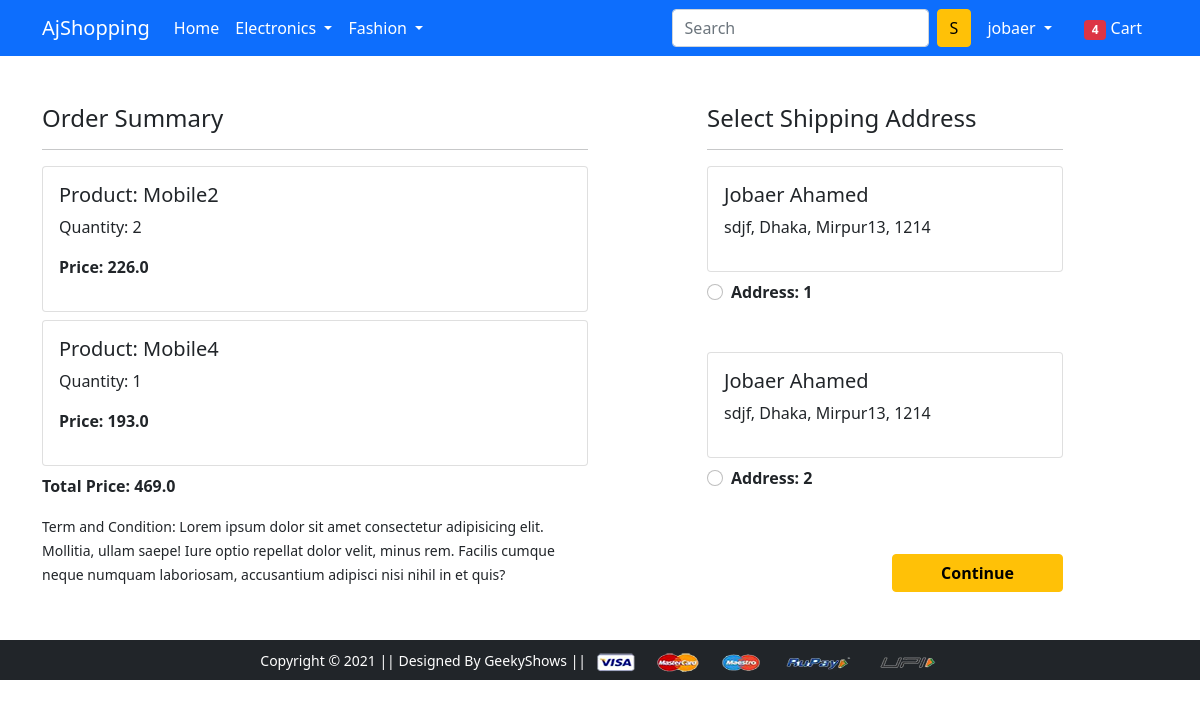
Screenshot of /checkout/ (signed in) with the database file from the repository.
### app/models.py (models this page shows, shortened)
class Cart(models.Model):
    user = models.ForeignKey(User, on_delete=models.CASCADE)
    product = models.ForeignKey(Product, on_delete=models.CASCADE)
    quantity = models.PositiveIntegerField(default=1)
    def __str__(self):
        return str(self.id)
    @property
    def total_price(self):
        return self.quantity * self.product.selling_price

class Product(models.Model):
    title = models.CharField(max_length=100)
    selling_price = models.FloatField()
    discounted_price = models.FloatField()
    description = models.TextField()
    brand = models.CharField(max_length = 100)
    category = models.CharField(max_length=2,choices = BRAND_CHOICES)
    image = models.ImageField(upload_to='productimg')

class Customer(models.Model):
    user = models.ForeignKey(User, on_delete = models.CASCADE)
    name = models.CharField(max_length=150)
    locality = models.CharField(max_length = 200)
    city = models.CharField(max_length=200)
    zipcode = models.IntegerField()
    state = models.CharField(choices = STATE_CHOICES, max_length=80)

### app/views.py (the view)
# urls.py: path('checkout/', views.checkout, name='checkout'),
def checkout(request):
 user  = request.user
 address = Customer.objects.filter(user = user)
 cart_item = Cart.objects.filter(user = user )
 print(cart_item)
 amount = 0.0
 shipping_amount =50.0
 total_amount = 0.0
 cart_product = [p for p in Cart.objects.filter(user = request.user)]
 price=[]
 if cart_product:
   for p in cart_product:
      tempamount = (p.quantity * p.product.selling_price)
      price.append(tempamount)
      amount+=tempamount
 total_amount= amount+shipping_amount
 return render(request, 'app/checkout.html', {'address':address, 'totalamount':total_amount,'cart_item':cart_item,'price':price})

### app/templates/app/checkout.html (shortened to what this page needs)
{% extends 'app/base.html' %}
{% load static %}
{% block main-content %}
<div class="container">
 <div class="row mt-5">
  <div class="col-sm-6">
    <h4>Order Summary</h4>
    <hr>
     {%for item in cart_item %}
      <div class="card mb-2">
        <div class="card-body">
          <h5>Product: {{item.product.title}}</h5>
          <p>Quantity: {{item.quantity}}</p>
          <p class="fw-bold">Price: {{ item.total_price}}</p>
        </div>
      </div>
      {%endfor%}
      <p class="fw-bold">Total Price: {{ totalamount }}</p>
    <small>Term and Condition: Lorem ipsum dolor sit amet consectetur adipisicing elit. Mollitia, ullam saepe! Iure optio repellat dolor velit, minus rem. Facilis cumque neque numquam laboriosam, accusantium adipisci nisi nihil in et quis?</small>
  </div>
  <div class="col-sm-4 offset-sm-1">
    <h4>Select Shipping Address</h4>
    <hr>
    <form action="">
      {%for add in address %}
      <div class="card">
        <div class="card-body">
        <h5>{{add.name}}</h5>
        <p>{{add.locality}}, {{add.city}}, {{add.state }}, {{add.zipcode}}</p>
        </div>
      </div>
        <div class="form-check mt-2 mb-5">
          <input class="form-check-input" type="radio" value="">
          <label class="form-check-label fw-bold" for="">
            Address: {{forloop.counter}} </label>
        </div>
        {%endfor%}
        <div class="text-end">
          <button type="submit" class="btn btn-warning mt-3 px-5 fw-bold">Continue</button>
        </div>
      </form>
    </div>
  </div>
</div>
{% endblock main-content %}

### app/templates/app/base.html (shortened to what this page needs)
<!doctype html>
{% load static %}
<html lang="en">
  <head>
    <link href="https://cdn.jsdelivr.net/npm/bootstrap@5.0.0-beta1/dist/css/bootstrap.min.css" rel="stylesheet">
    <link rel="stylesheet" href="{% static 'app/css/owl.carousel.min.css' %}">
    <link rel="stylesheet" href="{% static 'app/css/all.min.css' %}">
    <link rel="stylesheet" href="{% static 'app/css/style.css' %}">
  </head>
  <body>
    <nav class="navbar navbar-expand-lg navbar-dark bg-primary">
     <div class="container">
       <a class="navbar-brand" href="/">AjShopping</a>
       <div class="collapse navbar-collapse" id="navbarSupportedContent">
         <ul class="navbar-nav me-auto mb-2 mb-lg-0">
           <li class="nav-item">
             <a class="nav-link active" aria-current="page" href="/">Home</a>
           </li>
           <li class="nav-item dropdown">
             <a class="nav-link dropdown-toggle text-white" href="#" id="electronicsDropdown" role="button" data-bs-toggle="dropdown" aria-expanded="false">
               Electronics
             </a>
           </li>
           <li class="nav-item dropdown">
             <a class="nav-link dropdown-toggle text-white" href="#" id="fashionDropdown" role="button" data-bs-toggle="dropdown" aria-expanded="false">
               Fashion
             </a>
           </li>
         </ul>
         <form class="d-flex">
           <input class="form-control me-2" type="search" placeholder="Search" aria-label="Search">
           <button class="btn btn-warning" type="submit">S</button>
         </form>
         <div>
          <ul class="navbar-nav me-auto mb-2 mb-lg-0">
            {%if request.user.is_authenticated%}
            <li class="nav-item dropdown mx-2">
              <a class="nav-link dropdown-toggle text-white" href="#" id="profileDropdown" role="button" data-bs-toggle="dropdown" aria-expanded="false">
                {{request.user}}
              </a>
            </li>
            <li class="nav-item mx-2">
             <a href="{% url 'showcart' %}" class="nav-link text-white"><span class="badge bg-danger">4</span> Cart </a>
            </li>
            {%endif%}
          </ul>
         </div>
       </div>
     </div>
    </nav>
    {% block main-content %} {% endblock main-content %}
    <footer class="container-fluid bg-dark text-center p-2 mt-5">
        <small class="text-white">Copyright &copy; 2021 || Designed By GeekyShows || </small>
        <img src="{% static 'app/images/payment.png' %}" alt="" srcset="" class="img-fluid" height="2px">
    </footer>
  </body>
</html>

### rows the page displays
Cart: product "Mobile2", quantity "2", total_price "226.0"
Cart: product "Mobile4", quantity "1", total_price "193.0"
Customer: name "Jobaer Ahamed", locality "sdjf", city "Dhaka", state "Mirpur13", zipcode "1214"
Customer: name "Jobaer Ahamed", locality "sdjf", city "Dhaka", state "Mirpur13", zipcode "1214"

### other values shown
{{ request.user }} "jobaer"
{{ totalamount }} "469.0"
